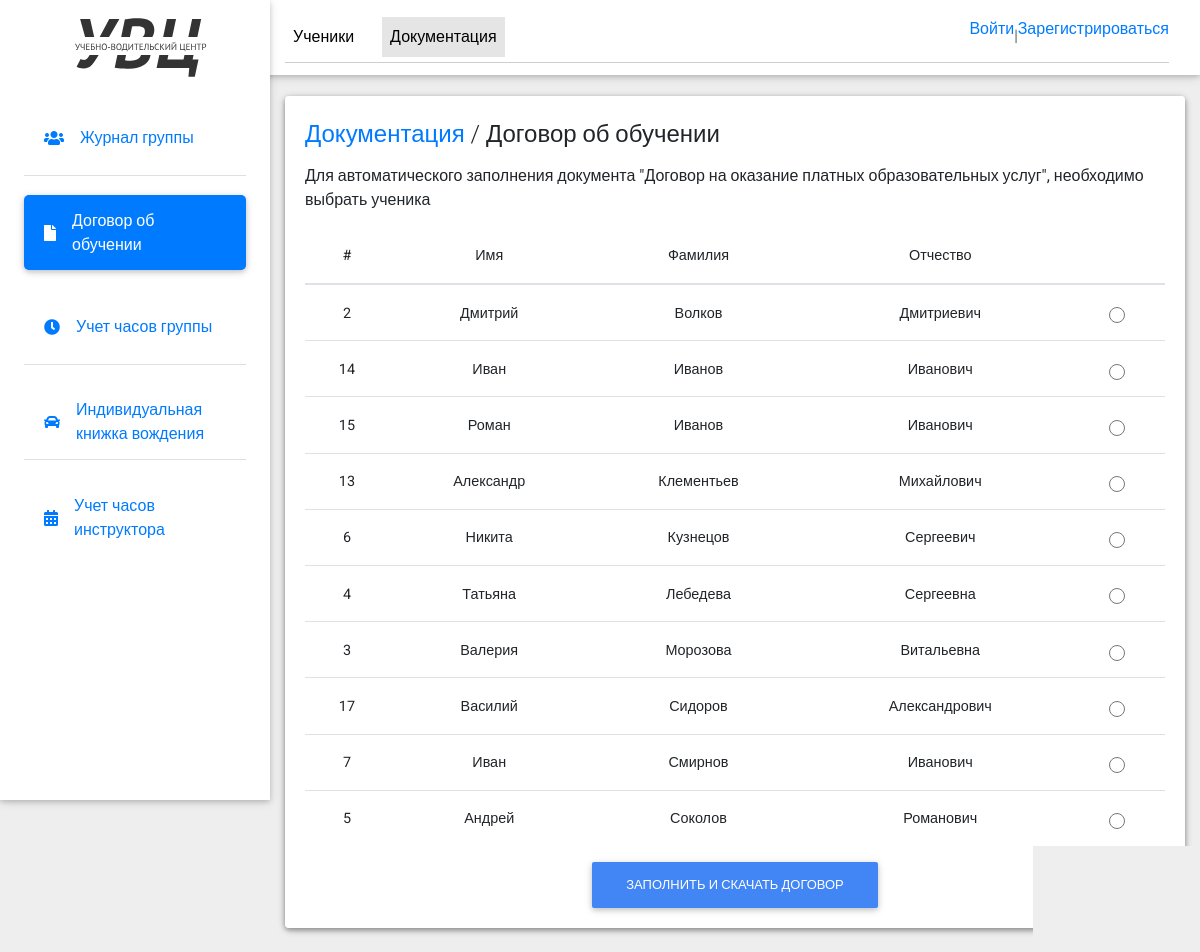
The app's page /users/user_profile/manager_document_dogovor/ with its own data.
### users/models.py (models this page shows)
class User(AbstractUser):
    email = models.EmailField(
        _('email address'),
        unique=True,
    )
    email_verify = models.BooleanField(default=False)
    surname = models.CharField(max_length=255, blank=True, null=True)
    phone = models.CharField(max_length=255, blank=True, null=True)
    USERNAME_FIELD = 'email'
    REQUIRED_FIELDS = []

### users/views.py (the view)
# urls.py: path('user_profile/manager_document_dogovor/', manager_document_dogovor, name='manager_document_dogovor'),
def manager_document_dogovor(request):
    group = Group.objects.get(id=2)
    users = User.objects.filter(email_verify=True, groups=group).order_by('last_name')
    return render(request, 'manager_document_dogovor.html', {'users': users})

### templates/manager_document_dogovor.html (shortened to what this page needs)
{% load static %}
<!DOCTYPE html>
<html lang="en">
<head>
  <link rel="stylesheet" href="https://use.fontawesome.com/releases/v5.11.2/css/all.css">
  <link rel="stylesheet" href="{% static 'css/bootstrap.min.css' %}">
  <link rel="stylesheet" href="{% static 'css/mdb.min.css' %}">
  <link rel="stylesheet" href="{% static 'css/style.css' %}">
</head>
<body class="grey lighten-3">
  <header>
    <nav class="navbar fixed-top navbar-expand-lg navbar-light white scrolling-navbar">
      <div class="container-fluid">
        <div class="collapse navbar-collapse" id="navbarContent">
          <ul class="navbar-nav">
            <li class="nav-item">
              <a class="nav-link waves-effect" aria-current="page"  href="/users/user_profile/manager_dashboard/">Ученики</a>
            </li>
            <li class="nav-item active">
              <a href="/users/user_profile/manager_documents/" class="nav-link waves-effect">Документация</a>
            </li>
            <li class="nav-item nav-item-logout">
              {% if user.is_authenticated %}
                  <a href="{% url 'logout' %}" class="nav-link img-exit">Выйти</a>
              {% else %}
                  <a href="{% url 'login' %}" class="nav-login" >Войти </a>|<a href="{% url 'register' %}" class="nav-login" > Зарегистрироваться</a>
              {% endif %}
            </li>
          </ul>
        </div>
      </div>
    </nav>
    <div class="sidebar-fixed position-fixed">
      <a href="" class="logo-wrapper">
        <img src="{% static 'img/logo.svg' %}" alt="logo" class="img-fluid logo">
      </a>
      <div class="list-group list-group-flush">
        <a href="/users/user_profile/manager_documents/" class="list-group-item waves-effect">
          <i class="fa fa-users mr-3"></i> Журнал группы
        </a>
        <a href="/users/user_profile/manager_document_dogovor/" class="list-group-item waves-effect active">
          <i class="fa fa-file mr-3"></i> Договор об обучении
        </a>
        <a href="/users/user_profile/manager_document_group/" class="list-group-item waves-effect">
          <i class="fa fa-clock mr-3"></i> Учет часов группы
        </a>
        <a href="/users/user_profile/manager_document_kniga_vojden/" class="list-group-item waves-effect">
          <i class="fa fa-car mr-3"></i> Индивидуальная книжка вождения
        </a>
        <a href="/users/user_profile/manager_document_instructor/" class="list-group-item waves-effect">
          <i class="fa fa-calendar-alt mr-3"></i> Учет часов инструктора
        </a>
      </div>
    </div>
  </header>
  <main class="pt-5 max-lg-5">
    <div class="container-fluid mt-5">
        <div class="card mb-4 wow fadeIn">
            <div class="card body d-sm-flex justify-content-between card-manager">
              <h4 class="mb-2 mb-sm-0 pt-1 card-title">
                <a href="#">Документация</a>
                <span> / </span>
                <span>Договор об обучении</span>
              </h4>
              <p>Для автоматического заполнения документа "Договор на оказание платных образовательных услуг", необходимо выбрать ученика</p>
                <table class="table">
                    <thead>
                        <tr>
                            <th scope="col">#</th>
                            <th scope="col">Имя</th>
                            <th scope="col">Фамилия</th>
                            <th scope="col">Отчество</th>
                            <th scope="col"></th>
                        </tr>
                    </thead>
                    <tbody>
                        {% for user in users %}
                            <tr>
                                <th scope="row">{{ user.id }}</th>
                                <td>{{ user.first_name }}</td>
                                <td>{{ user.last_name }}</td>
                                <td>{{ user.surname }}</td>
                                <td>
                                    <div class="form-check">
                                      <input class="form-check-input" type="radio" name="flexRadioDefault" id="flexRadioDefault{{ user.id }}" data-user-id="{{ user.id }}">
                                    </div>
                                </td>
                            </tr>
                        {% endfor %}
                    </tbody>
                </table>
                {% if users %}
                  <a class="btn btn-primary btn-users" href="{% url 'user_dogovor' user_id=user.id %}" id="addUserDataBtn">Заполнить и скачать договор</a>
                  {% else %}
                    <p>No users found.</p>
                {% endif %}
            </div>
        </div>
    </div>
  </main>
</body>
</html>

### static/css/style.css (style rules this page uses)
.navbar { z-index: 0; }
.sidebar-fixed { height: 100vh; width: 270px; box-shadow: 0 2px 5px 0 rgba(0,0,0,0.16), 0 2px 10px 0 rgba(0,0,0,0.12); z-index: 10; background-color: #fff; padding: 1.5rem; padding-top: 0; }
.sidebar-fixed .list-group .active { box-shadow: 0 2px 5px 0 rgba(0,0,0,0.16), 0 2px 10px 0 rgba(0,0,0,0.12); border-radius: 5px; }
.sidebar-fixed .logo-wrapper { padding: 2.5rem; }
.sidebar-fixed .logo-wrapper img { min-height: 50px; }
.navbar-nav { position: relative; display: flex; border-bottom: 1.5px solid rgb(206 206 206); padding: 5px 0; width: 100%; }
table.table th, table.table td { text-align: center; }
.nav-item:not(:last-child) { margin-right: 20px; justify-content: space-between; }
.nav-item:last-child { margin-left: auto; }
.logo { padding: 10px 0; }
.list-group-item { margin-bottom: 20px; min-height: 75px; display: flex !important; align-items: center !important; }
.card-manager { padding: 20px; }
.card-title { padding-bottom: 15px; }
.btn-users { max-width: 400px; margin: 0 auto; display: flex; }
input[type=checkbox], input[type=radio] { height: 16px !important; width: 16px !important; }
@media (min-width: 1200px) { .navbar, .page-footer, main { padding-left: 270px; } }

### records on screen
User: id "2", first_name "Дмитрий", last_name "Волков", surname "Дмитриевич"
User: id "14", first_name "Иван", last_name "Иванов", surname "Иванович"
User: id "15", first_name "Роман", last_name "Иванов", surname "Иванович"
User: id "13", first_name "Александр", last_name "Клементьев", surname "Михайлович"
User: id "6", first_name "Никита", last_name "Кузнецов", surname "Сергеевич"
User: id "4", first_name "Татьяна", last_name "Лебедева", surname "Сергеевна"
User: id "3", first_name "Валерия", last_name "Морозова", surname "Витальевна"
User: id "17", first_name "Василий", last_name "Сидоров", surname "Александрович"
User: id "7", first_name "Иван", last_name "Смирнов", surname "Иванович"
User: id "5", first_name "Андрей", last_name "Соколов", surname "Романович"
